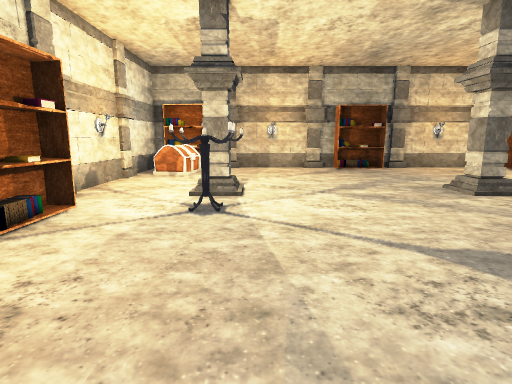
View 1 (above)

20 first-person views from a walk through a 3-D level made in the Unity game engine. The camera is 1.4 m above the floor, tilts 10° down and sees 80° across. The floor is counted in squares, 1 m on a side. Each view is taken from the middle of a square. On the plan, view 1 faces up. The plan holds only what a view shows up to about 14 squares ahead; the rest is blank. The place goes on beyond the plan. The player is left out. Some animated figures are left out.

View 2
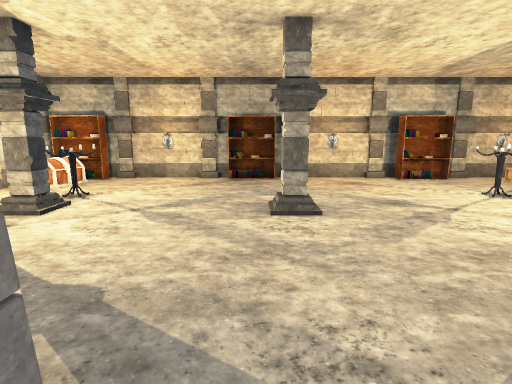

View 3
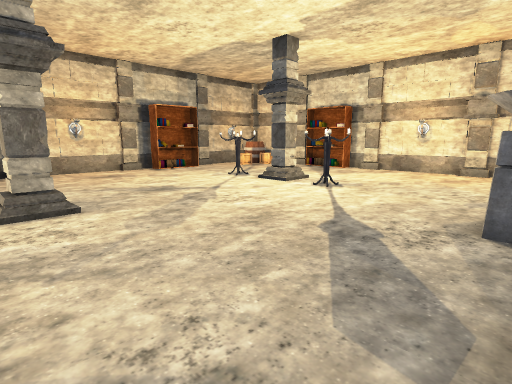

View 4
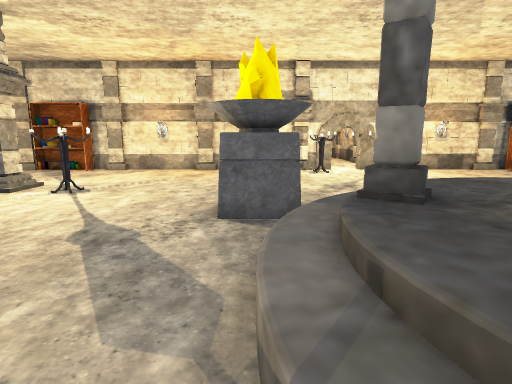

View 5
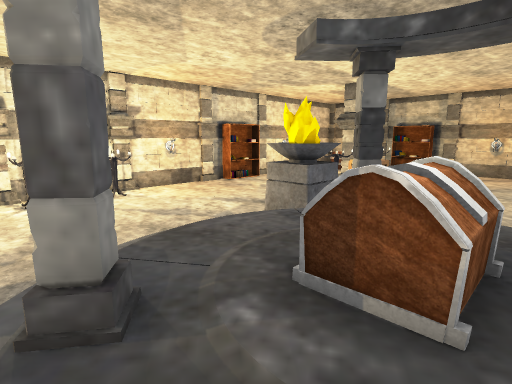

View 6
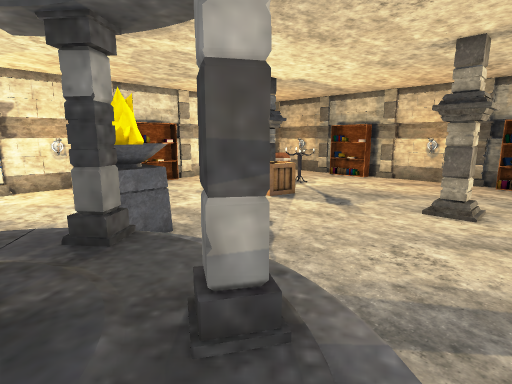

View 7
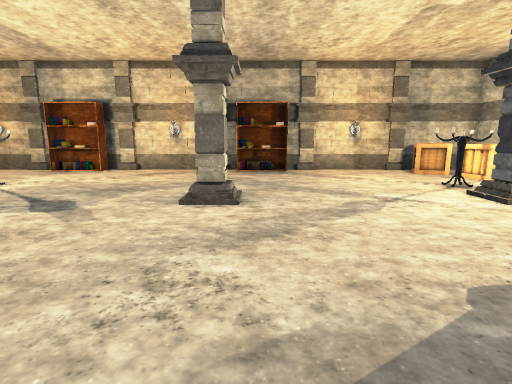

View 8
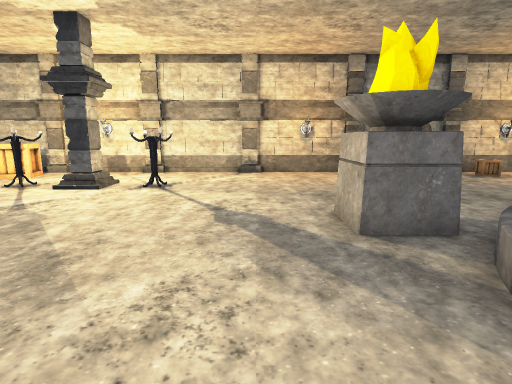

View 9
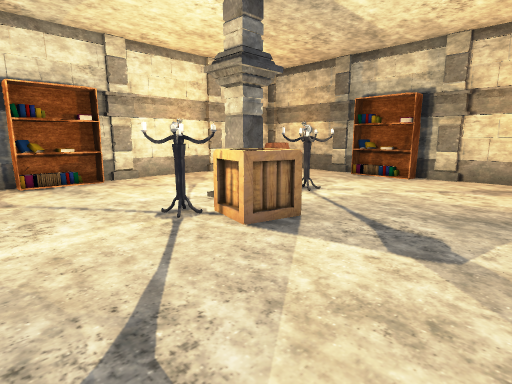

View 10
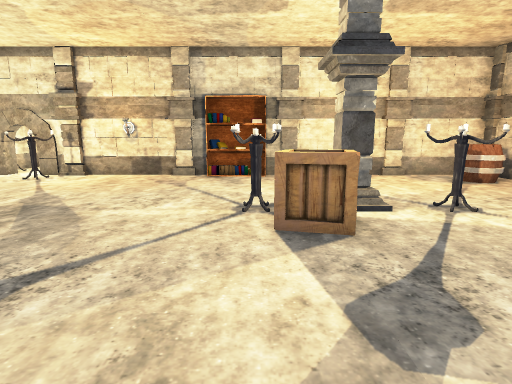

View 11
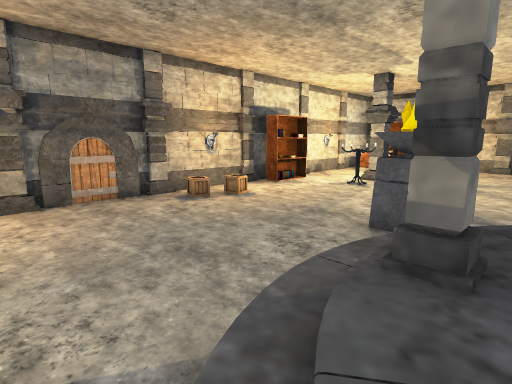

View 12
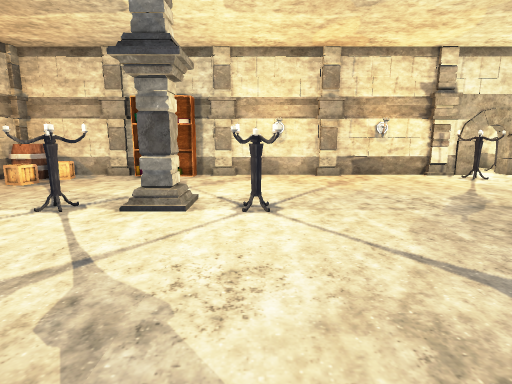

View 13
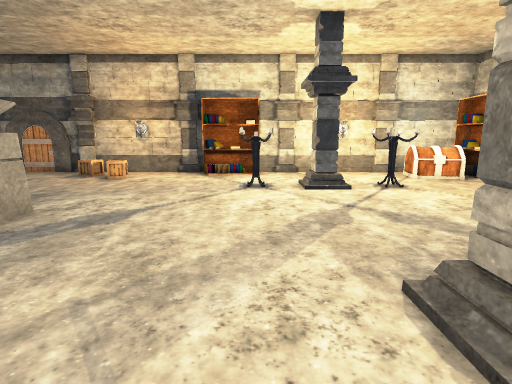

View 14
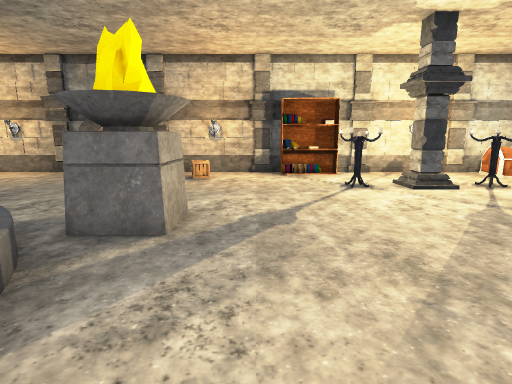

View 15
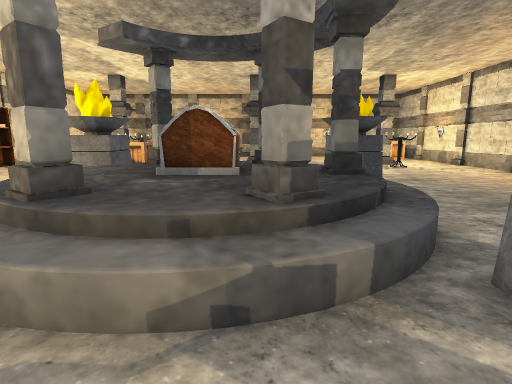

View 16
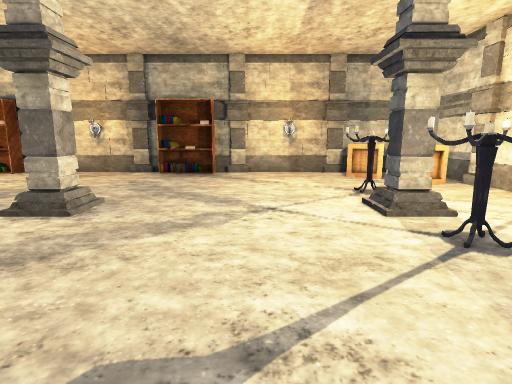

View 17
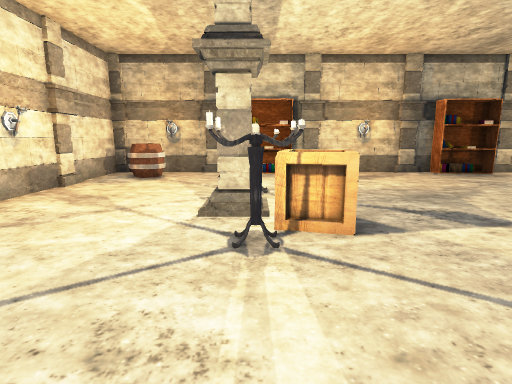

View 18
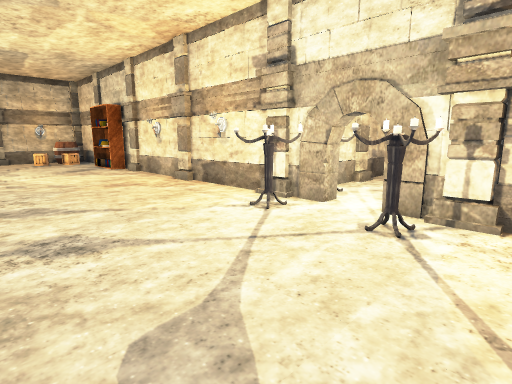

View 19
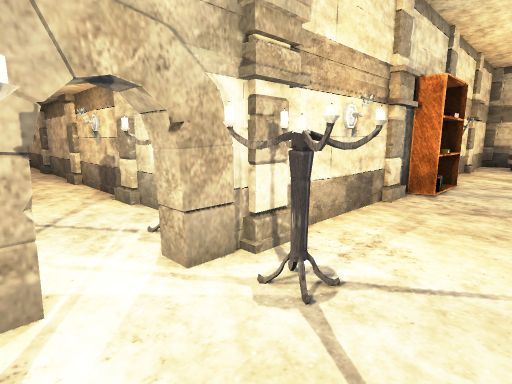

View 20
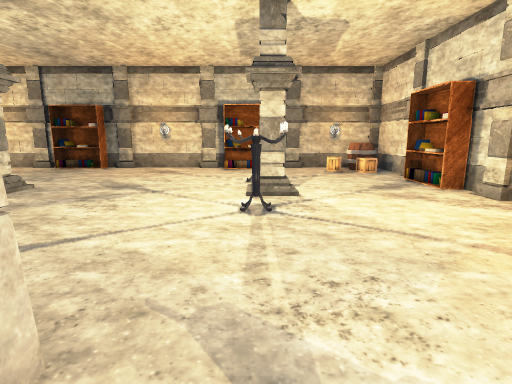

### Floor plan
Key: @ floor where view 1 was taken; # wall or solid block; . main floor; : floor 0.75 m higher than the main floor; / step, stairs or slope; B bookshelf; P pillar; O other object.
Columns run from 5 left of view 1 to 23 right of it. Each row starts with its distance up from view 1.
 14 #BBB.....BBB.....BB...OO#
 13 #OO..................OOO#
 12 #OO.....................#
 11 #.......................#
 10 #...O.............O....B#
  9 #......................B#
  8 #...O......O......OO....#
  7 #.......................#
  6 #B..O.............O.....#
  5 #B......................#
  4 #B......................#
  3 #.......................#
  2 #.......................#
  1 #.O....OO..///.OO.......#
  0 #OO..@..O///////O.......#
 -1 #......../:P:PP/.......O#####
 -2 #.......//::O:://.....OO#O...
 -3 #......./P::O::: ............
 -4 #.......//::O::/ .....OO#O...
 -5 #......../:P:PP/ .......#####
 -6 #......OO//////OO.......#
 -7 #......OO..///.OO.......#
 -8 #.......................#
 -9 #.......................#
-10 #......................B#
-11 #......................B#
-12 #...O.............O....B#
-13 #................OO.....#
-14 #...O......O.....OOO....#
-15 #.......................#
-16 #...O.............O.....#
-17 #.O.....................#
-18 #OO.....................#
-19 # OO..................O.#
-20 # OO.....BBB.....BB...O.#
-21  ########################

Positions as (right, up) in squares from view 1, and headings:
1: (0, 0), facing up
2: (5, 0), facing up
3: (5, 1), facing up-right
4: (5, 1), facing right
5: (6, 0), facing down-right
6: (4, -4), facing down-right
7: (5, -7), facing down
8: (8, -9), facing left
9: (8, -9), facing down-right
10: (7, -12), facing right
11: (5, -6), facing up-left
12: (7, 6), facing right
13: (8, 6), facing left
14: (8, 3), facing left
15: (6, 3), facing down
16: (2, -8), facing down
17: (13, -8), facing down
18: (13, -6), facing up-right
19: (16, -2), facing down-right
20: (13, 0), facing up
